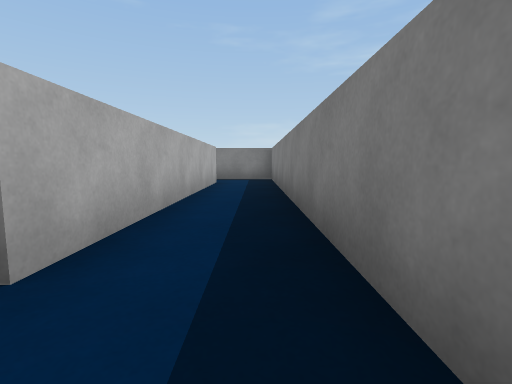
[1] (above)

16 first-person views from a walk through a scene from a Unity 3-D project. The camera is 0.56 m above the floor, tilts 6° down and sees 85° across. The floor is counted in squares, 1 m on a side. Each view is taken from the middle of a square. On the plan, view 1 faces up. The plan holds only what a view shows up to about 9 squares ahead; the rest is blank. The player is left out.

[2]
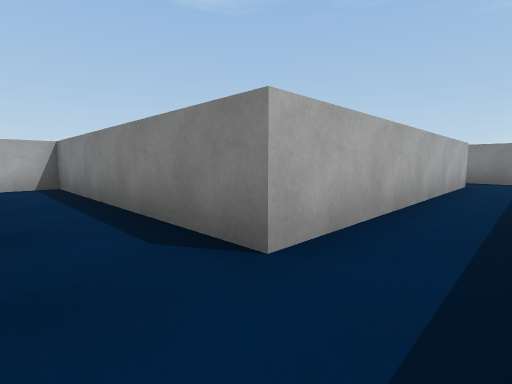

[3]
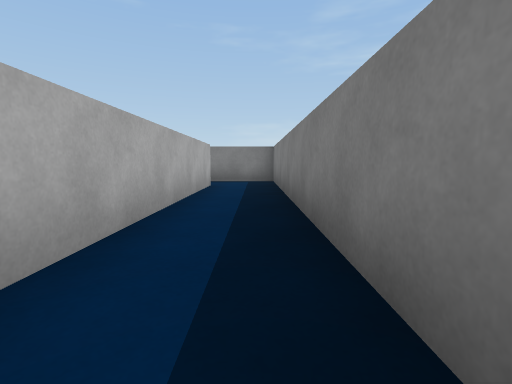

[4]
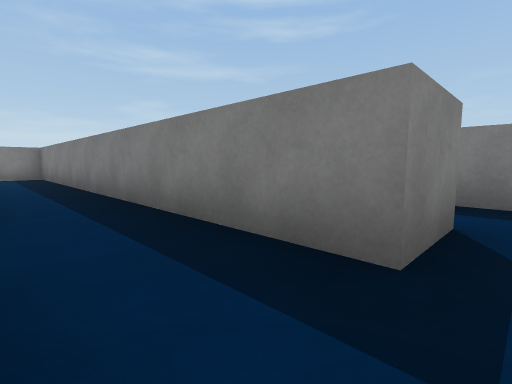

[5]
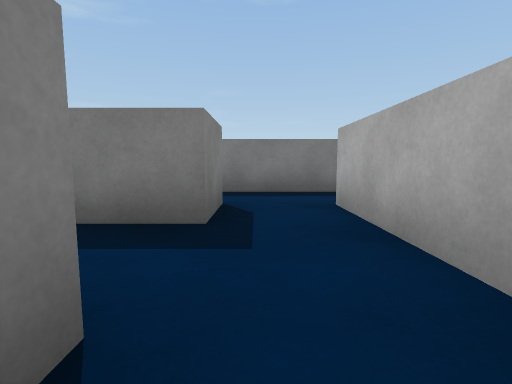

[6]
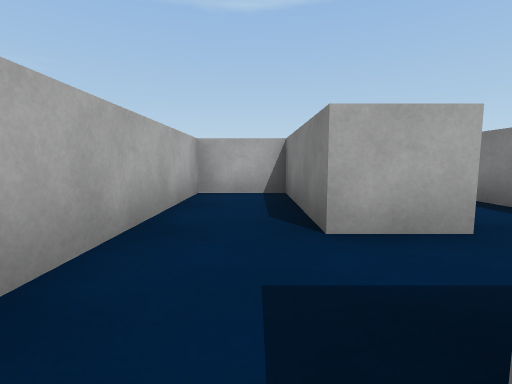

[7]
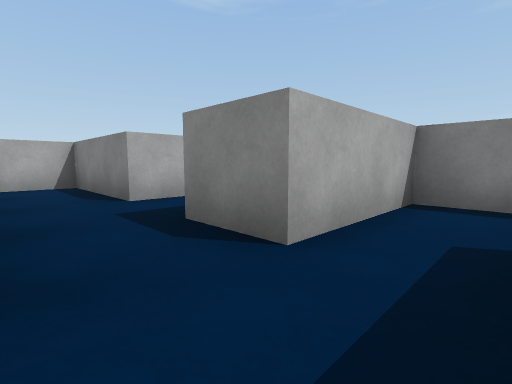

[8]
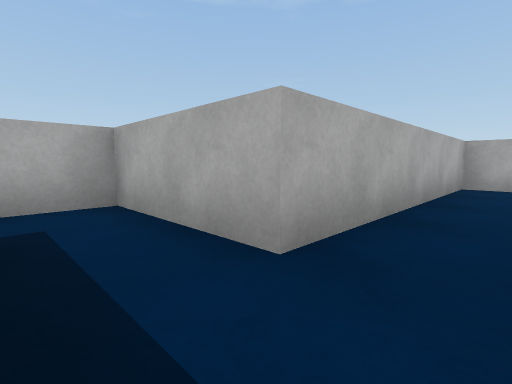

[9]
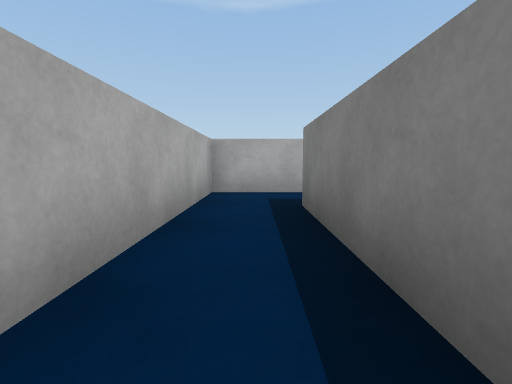

[10]
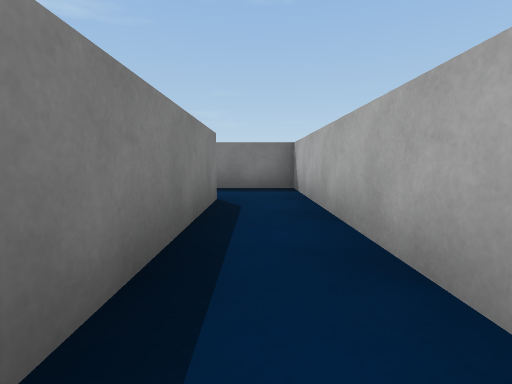

[11]
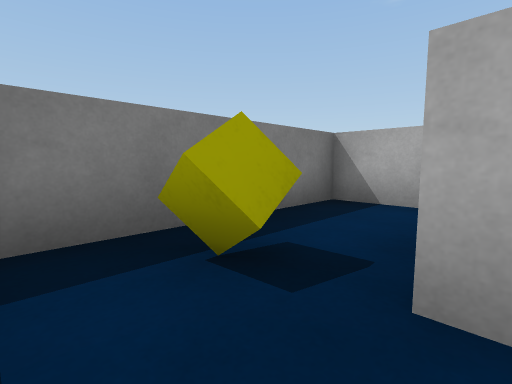

[12]
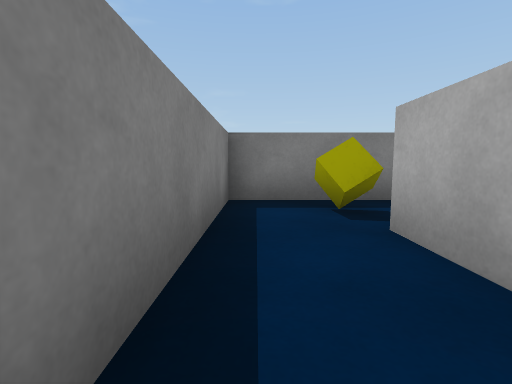

[13]
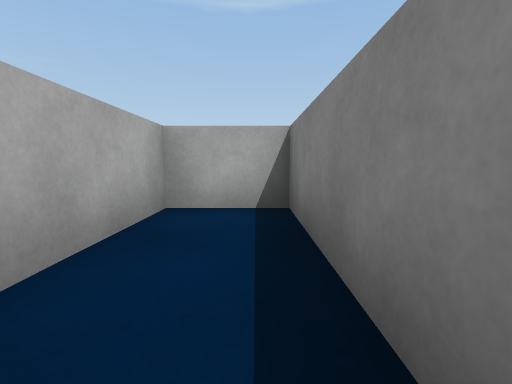

[14]
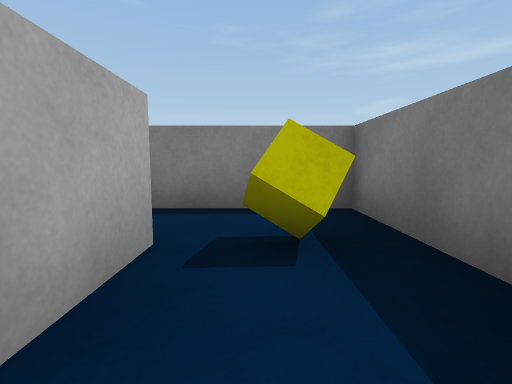

[15]
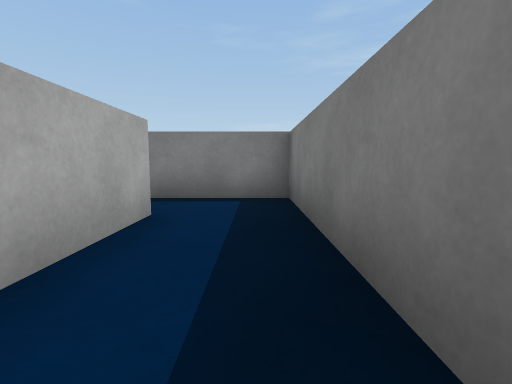

[16]
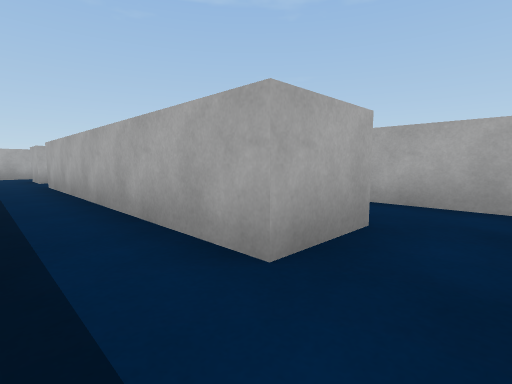

### Floor plan
Ten units are one square. View 1 is at (0, 0); x grows to the right and y downward. Boxes are objects, and circles mark ways between rooms. Rooms are numbered by the first view taken in them; rooms with no view inside come last. Other rooms are left out.
<svg viewBox="-65 -99 162 162">
<path fill="none" stroke="#000" d="M5 6 5 -94 -18 -94M-25 -80 -11 -80 -11 -12 -56 -12M5 16 5 6M-11 2 -11 16 -42 16 -42 31 5 31M34 24 34 12M17 4 17 16 5 16M5 31 17 31M34 36 34 24M73 31 73 44 32 44M17 31 17 58 92 58 92 26M92 26 92 16 46 16 46 31 73 31"/>
<rect x="75" y="25" width="10" height="10" fill="#bbb"><title>yellow cube</title></rect>
<circle cx="-5" cy="10" r="3" fill="#2a7"/>
<circle cx="10" cy="20" r="3" fill="#2a7"/>
<circle cx="25" cy="35" r="3" fill="#2a7"/>
<circle cx="80" cy="35" r="3" fill="#2a7"/>
<text x="0" y="-40">1</text>
<text x="-10" y="20">2</text>
<text x="20" y="20">3</text>
<text x="50" y="50">4</text>
<text x="60" y="20">5</text>
</svg>
Room 1 opens to room 2. Room 2 opens to room 3. Room 3 opens to room 4. Room 4 opens to room 5.

Where each view was taken, in squares from view 1:
view 1: 0 up, 0 right, facing up
view 2: 0 up, 0 right, facing up-left
view 3: 1 up, 0 right, facing up
view 4: 2 down, 1 left, facing up-right
view 5: 2 down, 2 left, facing right
view 6: 2 down, 1 right, facing left
view 7: 3 down, 3 right, facing up-left
view 8: 2 down, 3 right, facing down-left
view 9: 5 down, 7 right, facing left
view 10: 5 down, 3 right, facing right
view 11: 2 down, 7 right, facing down-right
view 12: 2 down, 5 right, facing right
view 13: 2 down, 8 right, facing left
view 14: 5 down, 8 right, facing up
view 15: 5 up, 0 right, facing up
view 16: 9 up, 0 right, facing down-left
